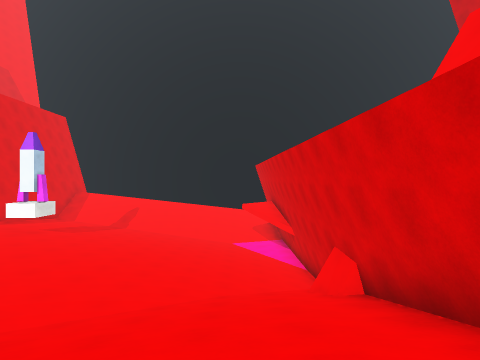
view 1 (above)

16 first-person views from a walk through a Unity game level. The camera is 1.3 m above the floor, looks level and sees 85° across. The floor is counted in squares, 2 m on a side. Each view is taken from the middle of a square. On the plan, view 1 faces up. The plan holds only what a view shows up to about 9 squares ahead; the rest is blank. The place goes on beyond the plan. Surface patterns are stand-ins for the level's own textures.

view 2
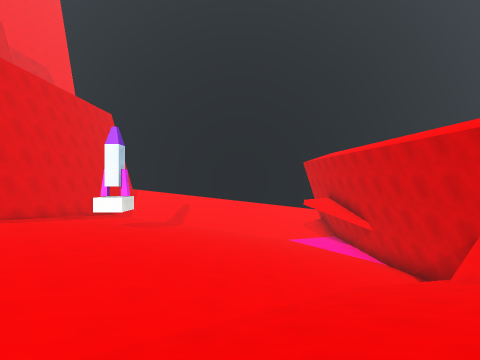

view 3
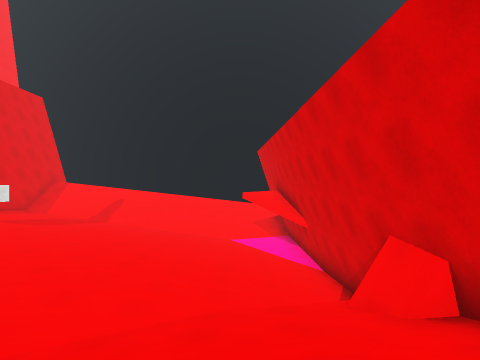

view 4
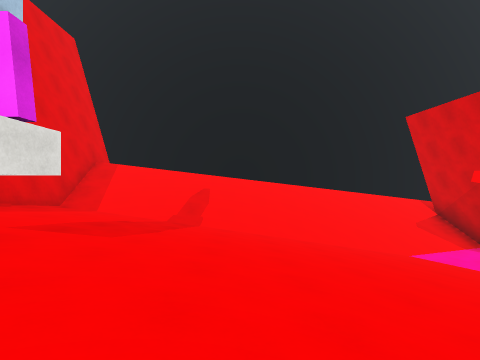

view 5
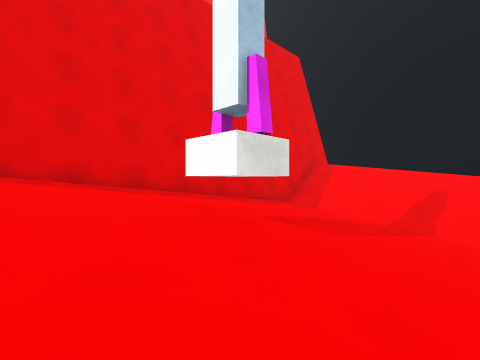

view 6
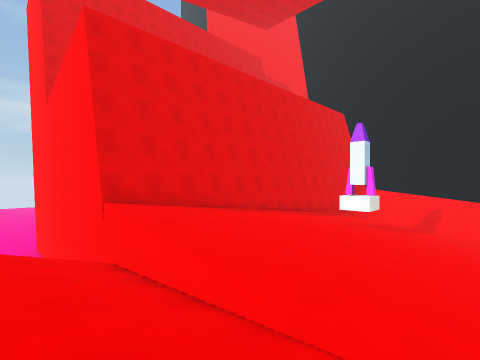

view 7
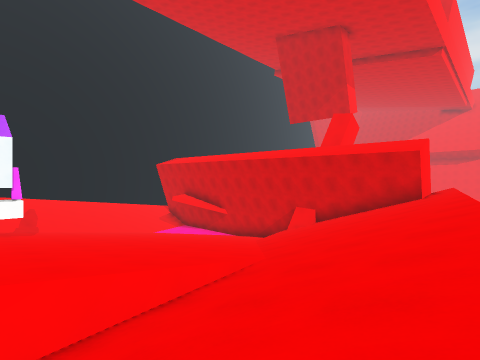

view 8
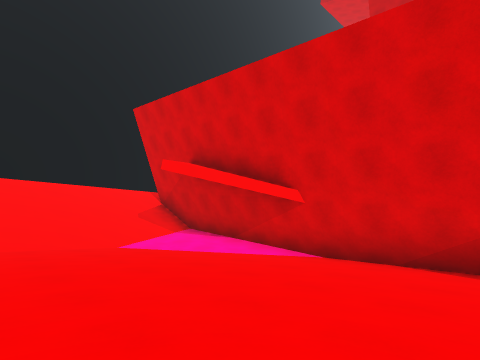

view 9
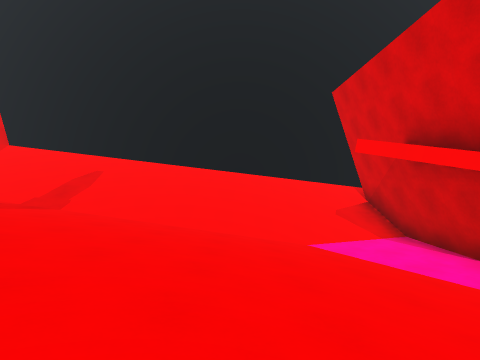

view 10
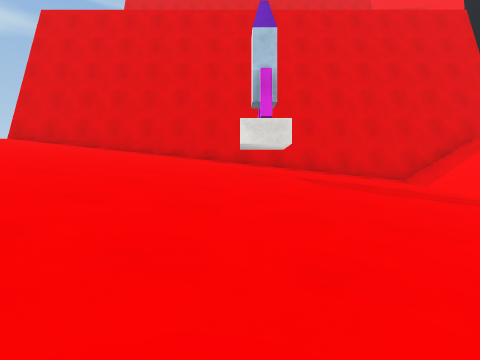

view 11
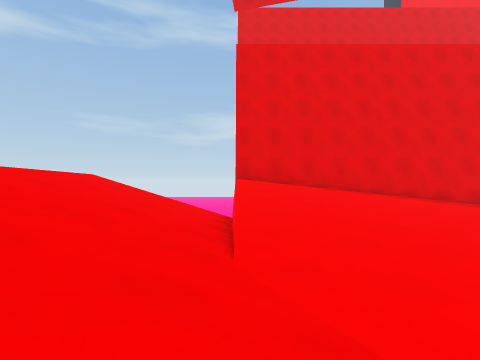

view 12
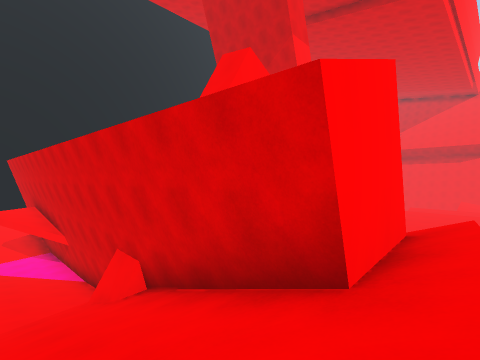

view 13
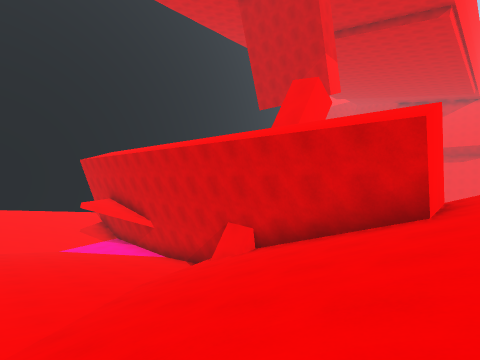

view 14
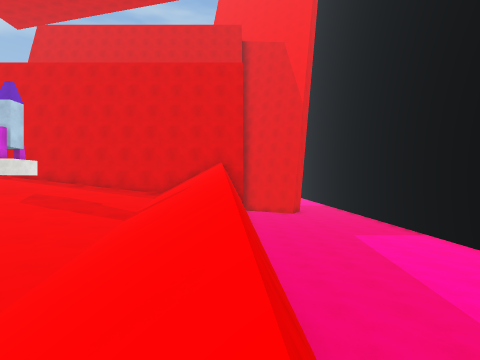

view 15
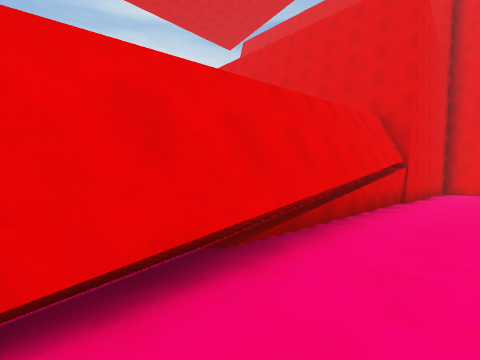

view 16
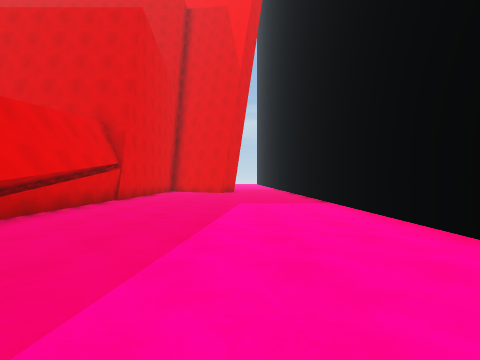

### Floor plan
Key: @ floor where view 1 was taken; # wall or solid block; . floor; / step, stairs or slope; = window, fence, low wall or low ledge; v drop or lower ground; O other object.
Columns run from 10 left of view 1 to 4 right of it. Each row starts with its distance up from view 1.
 24 #####
 23 ........
 22 .........
 21 ..........
 20 .........
 19 ..........
 18 ........./
 17 #vv###===v///
 16 #///////////#
 15 #///////////##
 14 #/////////...#
 13 #//////////..#
 12 #//////////..#
 11 #///////////.#
 10 #/OO/////////#
  9 #/OO/////////#
  8 #////////////#
  7 #////////////#
  6 #///////////##
  5 #///////////#
  4 #///////////#
  3 #///////////#
  2 #//#=///////#
  1  #//////////###
  0   ////////@//v
 -1   ////v

Where each view was taken, in squares from view 1:
view 1: 0 up, 0 right, facing up
view 2: 0 up, 3 left, facing up
view 3: 2 up, 0 right, facing up
view 4: 7 up, 5 left, facing up
view 5: 7 up, 5 left, facing up-left
view 6: 0 up, 4 left, facing up-left
view 7: 1 down, 8 left, facing up-right
view 8: 7 up, 3 left, facing up-right
view 9: 8 up, 2 left, facing up
view 10: 9 up, 2 left, facing left
view 11: 2 up, 2 left, facing left
view 12: 0 up, 0 right, facing up-right
view 13: 0 up, 3 left, facing up-right
view 14: 17 up, 1 right, facing left
view 15: 19 up, 1 left, facing down-left
view 16: 21 up, 1 left, facing left
